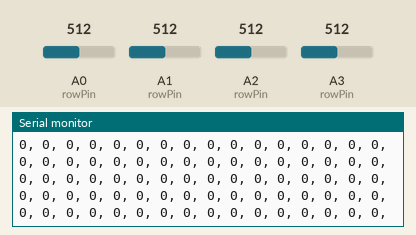
A sketch run on a simulated nRF52 board. On the bench: the last lines printed to the serial monitor. The test bench sets the inputs (shaded band); at power-on: A0 (rowPin) = 512, A1 (rowPin) = 512, A2 (rowPin) = 512, A3 (rowPin) = 512. A phone connects over Bluetooth LE 3 s after start.

Above: at 1.7 s.
1.8 s: A0 (rowPin) set to 716
At 1.84 s:
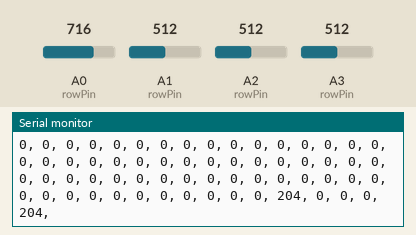
3.3 s: A1 (rowPin) set to 716
At 3.37 s:
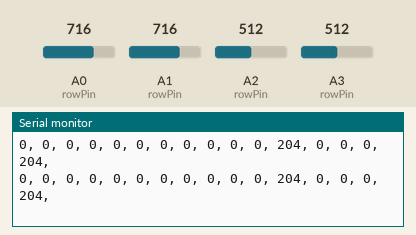
4.8 s: A2 (rowPin) set to 716
At 4.81 s:
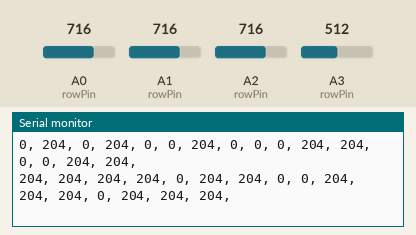
6.3 s: A3 (rowPin) set to 716
At 6.35 s:
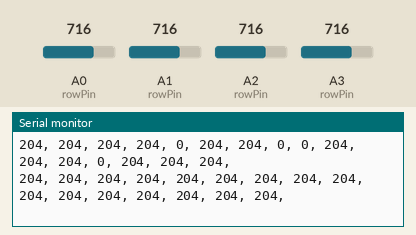
7.8 s: A0 (rowPin) set to 992
At 7.89 s:
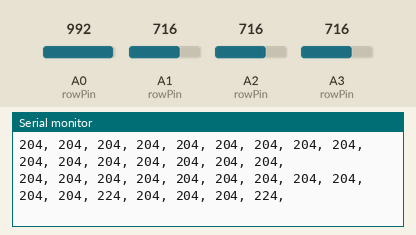
9.3 s: A1 (rowPin) set to 992
At 9.33 s:
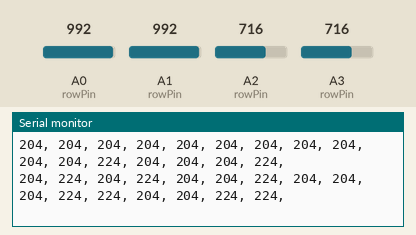
Timing chart, 0 to 11.8 s (numbered marks = the images above; inputs shaded):
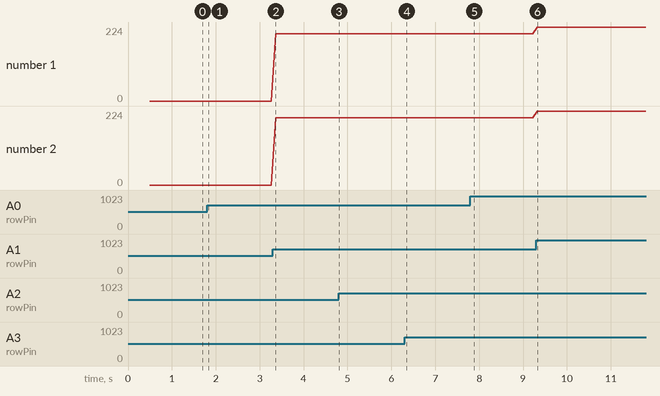

The sketch:

ble_sensor.ino
```cpp
// (licence header left out)
// ble setup
#include <bluefruit.h>

uint8_t uvindexvalue[] = {0x0,0x0};
#define UUID16_SVC_ENVIRONMENTAL_SENSING 0x181A
#define UUID16_CHR_UV_INDEX 0x2A76

BLEService environmental_sensing_service = BLEService(UUID16_SVC_ENVIRONMENTAL_SENSING);
BLECharacteristic uv_index_characteristic = BLECharacteristic(UUID16_CHR_UV_INDEX);


// sensor matrix setup

//defining pin to change easily between microcontroller
const int a=A0;
const int b=A1;
const int c=A2;
const int d=A3;

const int d1=12;
const int d2=11;
const int d3=10;
const int d4=9;
const int d5=6;
const int d6=5;

//---------------------
const int nb_row = 4; // number of row (a,b,c,d)
const int nb_col = 5; // number of columns (d1,d2,d3,d4,d5,d6)

const int rowPin[] = {a,b,c,d};
const int colPin[] = {d1,d2,d3,d4,d5,d6};

const int nb_sensor = 16; //number of sensors
uint8_t sensorValues[nb_sensor]; //an array to hold the values of the sensors

// an array that associate to each sensor its row pin - column pin pair
const int sensors[16][2] = {
  {d3,c},
  {d3,b},
  {d4,c},
  {d4,b},
  {d2,d},
  {d2,c},
  {d2,b},
  {d5,d},
  {d1,d},
  {d1,c},
  {d1,b},
  {d1,a},
  {d6,d},
  {d6,c},
  {d6,b},
  {d6,a}};

void setup() {
  Serial.begin(115200);
  delay(500);
  Serial.println("Start!");


  // sensor matrix pin setup
  for (int i=0;i<nb_col;i++){
    pinMode(colPin[i], OUTPUT);
    }

  //ble setup
  Bluefruit.begin();
  Bluefruit.setName("Palm");

  setupESService();
  startAdv();
}

void loop() {

  for (int i_sens=0;i_sens<nb_sensor;i_sens++){
    // setting the sensor pin HIGH
    digitalWrite(sensors[i_sens][0], HIGH);
    // and all other columns to LOW
    for (int j_col=0;j_col<nb_col;j_col++){
      if (colPin[j_col] != sensors[i_sens][0]){
        digitalWrite(colPin[j_col], LOW);
        }
      }
    // reading the sensor value
    sensorValues[i_sens] = analogRead(sensors[i_sens][1]);

    // logging the result for test purposes
    Serial.print(sensorValues[i_sens]);
    Serial.print(", ");
    }

  // sending the array of sensor values through bluetooth
  uv_index_characteristic.indicate(&sensorValues, sizeof(sensorValues));
  Serial.println();

  delay(100);
}

void startAdv(void) {
  Bluefruit.Advertising.addService(environmental_sensing_service);

  Bluefruit.Advertising.addFlags(BLE_GAP_ADV_FLAGS_LE_ONLY_GENERAL_DISC_MODE);
  Bluefruit.Advertising.addTxPower();
  Bluefruit.Advertising.addName();
  Bluefruit.Advertising.restartOnDisconnect(true);
  Bluefruit.Advertising.setInterval(32, 244);
  Bluefruit.Advertising.setFastTimeout(30);
  Bluefruit.Advertising.start(0);
}

void setupESService(void) {
  environmental_sensing_service.begin();
  uv_index_characteristic.setProperties(CHR_PROPS_INDICATE);
  uv_index_characteristic.setPermission(SECMODE_OPEN, SECMODE_NO_ACCESS);
  uv_index_characteristic.setFixedLen(16);//number of value to send
  uv_index_characteristic.begin();
  uv_index_characteristic.write(&uvindexvalue, sizeof(uvindexvalue));
}
```

Measured:
- after the input at 1.8 s, the serial monitor: prints a new line at once (image 1)
- after the input at 4.8 s, the serial monitor: prints a new line at once (image 3)
- after the input at 6.3 s, the serial monitor: prints a new line after 0.05 s (image 4)
- after the input at 7.8 s, the serial monitor: prints a new line after 0.09 s (image 5)
- after the input at 9.3 s, the serial monitor: prints a new line at once (image 6)
